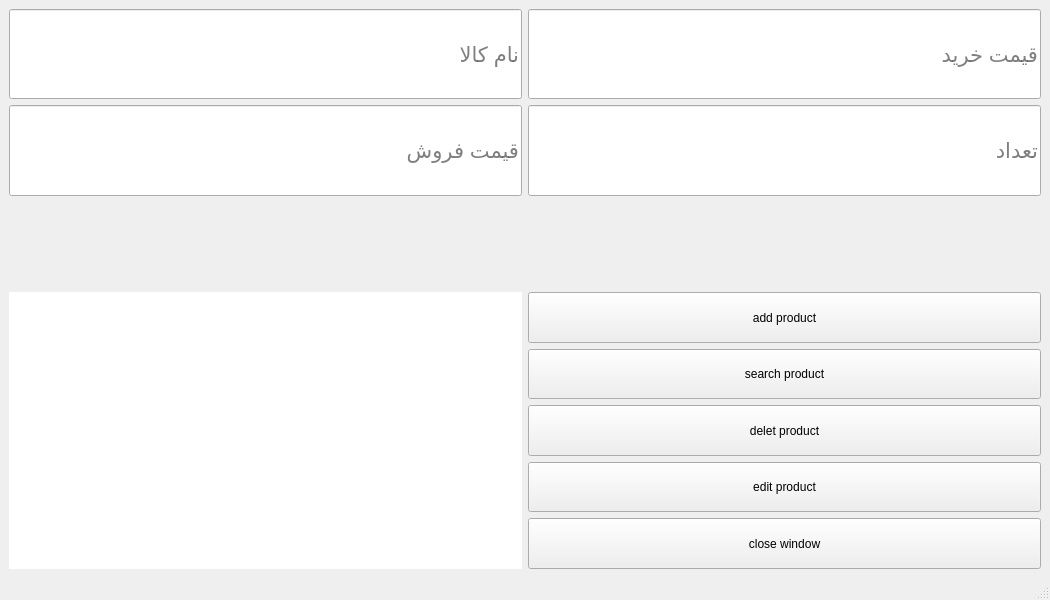
<?xml version="1.0" encoding="UTF-8"?>
<ui version="4.0">
 <class>MainWindow</class>
 <widget class="QMainWindow" name="MainWindow">
  <property name="geometry">
   <rect>
    <x>0</x>
    <y>0</y>
    <width>1050</width>
    <height>600</height>
   </rect>
  </property>
  <property name="windowTitle">
   <string>مدیریت کتاب خانه</string>
  </property>
  <widget class="QWidget" name="centralwidget">
   <layout class="QGridLayout" name="gridLayout_2">
    <item row="0" column="0" colspan="2">
     <layout class="QGridLayout" name="gridLayout" rowstretch="0,0,0" columnstretch="0,0">
      <item row="0" column="1">
       <widget class="QLineEdit" name="lineEdit_buy_price">
        <property name="sizePolicy">
         <sizepolicy hsizetype="Expanding" vsizetype="Expanding">
          <horstretch>0</horstretch>
          <verstretch>0</verstretch>
         </sizepolicy>
        </property>
        <property name="font">
         <font>
          <pointsize>16</pointsize>
         </font>
        </property>
        <property name="placeholderText">
         <string>قیمت خرید </string>
        </property>
       </widget>
      </item>
      <item row="2" column="0">
       <spacer name="verticalSpacer">
        <property name="orientation">
         <enum>Qt::Vertical</enum>
        </property>
        <property name="sizeHint" stdset="0">
         <size>
          <width>20</width>
          <height>40</height>
         </size>
        </property>
       </spacer>
      </item>
      <item row="1" column="1">
       <widget class="QLineEdit" name="lineEdit_number">
        <property name="sizePolicy">
         <sizepolicy hsizetype="Expanding" vsizetype="Expanding">
          <horstretch>0</horstretch>
          <verstretch>0</verstretch>
         </sizepolicy>
        </property>
        <property name="font">
         <font>
          <pointsize>16</pointsize>
         </font>
        </property>
        <property name="text">
         <string/>
        </property>
        <property name="placeholderText">
         <string>تعداد</string>
        </property>
       </widget>
      </item>
      <item row="1" column="0">
       <widget class="QLineEdit" name="lineEdit_sell_price">
        <property name="sizePolicy">
         <sizepolicy hsizetype="Expanding" vsizetype="Expanding">
          <horstretch>0</horstretch>
          <verstretch>0</verstretch>
         </sizepolicy>
        </property>
        <property name="font">
         <font>
          <pointsize>16</pointsize>
         </font>
        </property>
        <property name="placeholderText">
         <string>قیمت فروش</string>
        </property>
       </widget>
      </item>
      <item row="0" column="0">
       <widget class="QLineEdit" name="lineEdit_name">
        <property name="sizePolicy">
         <sizepolicy hsizetype="Expanding" vsizetype="Expanding">
          <horstretch>0</horstretch>
          <verstretch>0</verstretch>
         </sizepolicy>
        </property>
        <property name="font">
         <font>
          <pointsize>16</pointsize>
          <weight>50</weight>
          <bold>false</bold>
         </font>
        </property>
        <property name="styleSheet">
         <string notr="true">text-size: 36;</string>
        </property>
        <property name="text">
         <string/>
        </property>
        <property name="placeholderText">
         <string>نام کالا</string>
        </property>
       </widget>
      </item>
     </layout>
    </item>
    <item row="2" column="1">
     <layout class="QVBoxLayout" name="verticalLayout">
      <item>
       <widget class="QPushButton" name="add_product">
        <property name="sizePolicy">
         <sizepolicy hsizetype="Minimum" vsizetype="Expanding">
          <horstretch>0</horstretch>
          <verstretch>0</verstretch>
         </sizepolicy>
        </property>
        <property name="text">
         <string>add product</string>
        </property>
       </widget>
      </item>
      <item>
       <widget class="QPushButton" name="search_product">
        <property name="sizePolicy">
         <sizepolicy hsizetype="Minimum" vsizetype="Expanding">
          <horstretch>0</horstretch>
          <verstretch>0</verstretch>
         </sizepolicy>
        </property>
        <property name="text">
         <string>search product</string>
        </property>
       </widget>
      </item>
      <item>
       <widget class="QPushButton" name="delete_product">
        <property name="sizePolicy">
         <sizepolicy hsizetype="Minimum" vsizetype="Expanding">
          <horstretch>0</horstretch>
          <verstretch>0</verstretch>
         </sizepolicy>
        </property>
        <property name="text">
         <string>delet product</string>
        </property>
       </widget>
      </item>
      <item>
       <widget class="QPushButton" name="edit_product">
        <property name="sizePolicy">
         <sizepolicy hsizetype="Minimum" vsizetype="Expanding">
          <horstretch>0</horstretch>
          <verstretch>0</verstretch>
         </sizepolicy>
        </property>
        <property name="text">
         <string>edit product</string>
        </property>
       </widget>
      </item>
      <item>
       <widget class="QPushButton" name="close_button">
        <property name="sizePolicy">
         <sizepolicy hsizetype="Minimum" vsizetype="Expanding">
          <horstretch>0</horstretch>
          <verstretch>0</verstretch>
         </sizepolicy>
        </property>
        <property name="text">
         <string>close window</string>
        </property>
       </widget>
      </item>
     </layout>
    </item>
    <item row="2" column="0">
     <layout class="QVBoxLayout" name="verticalLayout_2">
      <item>
       <widget class="QLabel" name="label_show">
        <property name="styleSheet">
         <string notr="true">background-color: rgb(255, 255, 255);</string>
        </property>
        <property name="text">
         <string/>
        </property>
       </widget>
      </item>
     </layout>
    </item>
   </layout>
  </widget>
  <widget class="QMenuBar" name="menubar">
   <property name="geometry">
    <rect>
     <x>0</x>
     <y>0</y>
     <width>1050</width>
     <height>26</height>
    </rect>
   </property>
  </widget>
  <widget class="QStatusBar" name="statusbar"/>
 </widget>
 <resources/>
 <connections/>
</ui>
